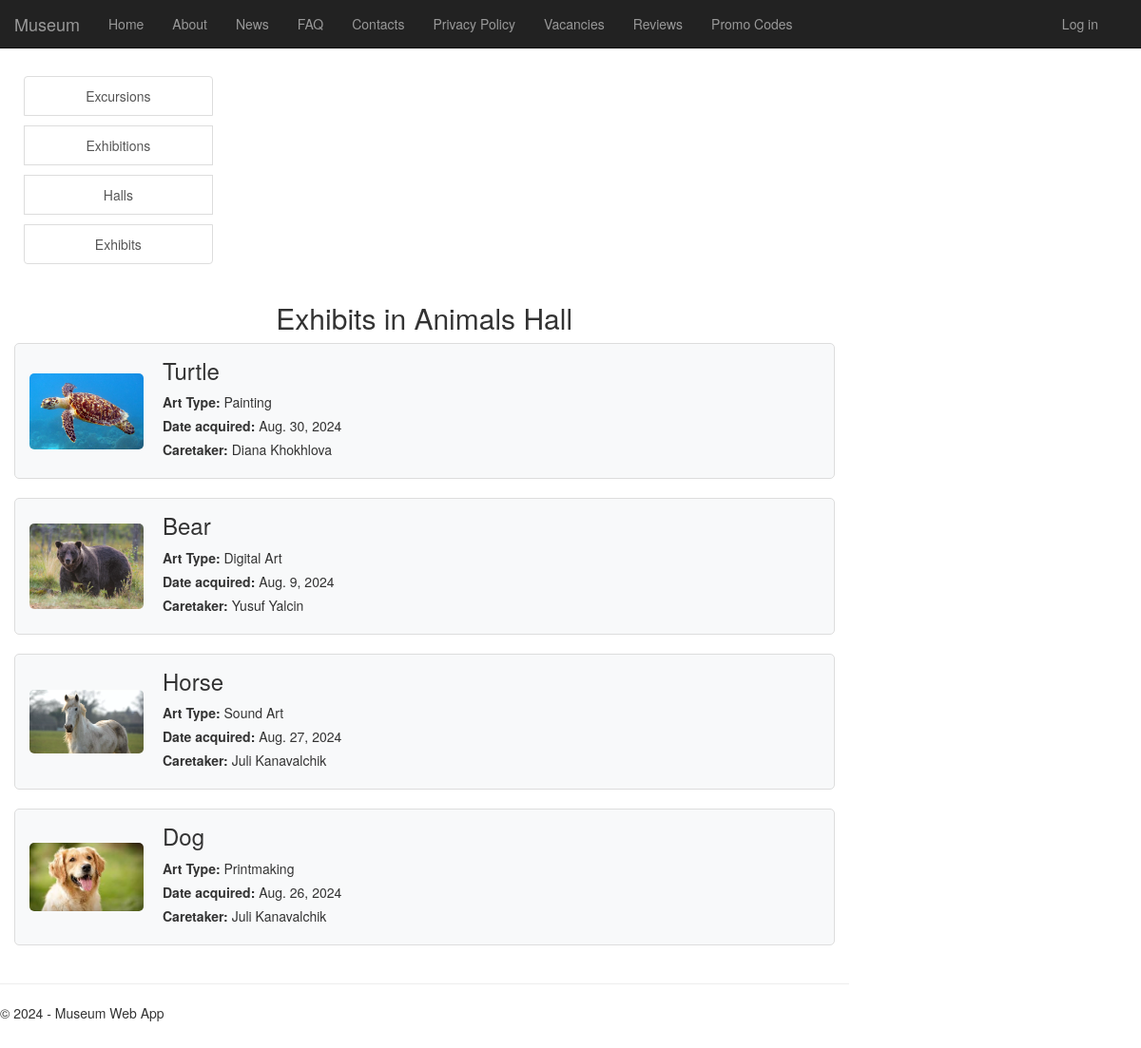
/hall_detail/1/, run on the app's committed database.
### app/models.py (models this page shows, shortened)
class Hall(models.Model):
    number = models.IntegerField(unique=True)
    name = models.CharField(max_length=100)
    floor = models.IntegerField()
    area = models.DecimalField(max_digits=10, decimal_places=2)

class Exhibit(models.Model):
    name = models.CharField(max_length=200)
    art_type = models.ForeignKey(ArtType, on_delete=models.CASCADE)
    date_acquired = models.DateField()
    hall = models.ForeignKey(Hall, on_delete=models.CASCADE)
    caretaker = models.ForeignKey(Employee, on_delete=models.SET_NULL, null=True, blank=True)
    image = models.ImageField(upload_to='articles/', blank=True, null=True)

class ArtType(models.Model):
    name = models.CharField(max_length=100)
    def __str__(self):
        return self.name

class Employee(models.Model):
    user = models.OneToOneField(User, on_delete=models.CASCADE)
    first_name = models.CharField(max_length=100, default='')
    last_name = models.CharField(max_length=100, default='')
    phone = models.CharField(max_length=15)
    position = models.ForeignKey(Position, on_delete=models.CASCADE)
    hall = models.ForeignKey(Hall, on_delete=models.CASCADE, null=True, blank=True)
    photo = models.ImageField(upload_to='contact/', blank=True, null=True)
    email = models.EmailField(null=True, blank=True)
    def __str__(self):
        return self.first_name + ' ' + self.last_name

### app/views.py (the view)
# urls.py: re_path(r'^hall_detail/(?P<id>\d+)/$', views.hall_detail, name='hall_detail'),
def hall_detail(request, id):
    hall = Hall.objects.get(id=id)
    exhibits = Exhibit.objects.filter(hall=hall)
    if request.user.is_authenticated:
        try:
           employee = Employee.objects.get(user=request.user)
           is_employee = True
        except Employee.DoesNotExist:
           employee = None
           is_employee = False
    else:
        is_employee = False
    return render(request, 'app/hall_detail.html', {
        'title': 'Hall Information',
        'exhibits': exhibits,
        'hall' : hall,
        'is_employee' : is_employee,
        'year':datetime.now().year,
    })

### app/templates/app/hall_detail.html (shortened to what this page needs)
{% extends "app/layout.html" %}
{% block content %}
{% load static %}
<div class="container">
    <h2 class="text-center mt-4">Exhibits in {{ hall.name }} Hall</h2>
    <div class="hall-list">
        {% for exhibit in exhibits %}
        <div class="hall-item">
            {% if exhibit.image %}
            <img src="{{ exhibit.image.url }}" alt="{{ exhibit.name }}">
            {% endif %}
            <div>
                <h3>{{ exhibit.name }}</h3>
                <p><strong>Art Type:</strong> {{ exhibit.art_type }}</p>
                <p><strong>Date acquired:</strong> {{ exhibit.date_acquired }}</p>
                <p><strong>Caretaker:</strong> {{ exhibit.caretaker }}</p>
            </div>
        </div>
        {% endfor %}
    </div>
</div>
{% endblock %}

### app/static/app/content/site.css (style rules this page uses)
body { padding-top: 50px; padding-bottom: 20px; }

### app/templates/app/hall_detail.html (style rules this page uses)
.hall-item { margin-bottom: 20px; padding: 15px; border: 1px solid #ddd; border-radius: 5px; background-color: #f8f9fa; display: flex; gap: 20px; align-items: center; }
.hall-item h3 { margin: 0 0 10px; font-size: 24px; }
.hall-item p { margin: 5px 0; }
.hall-item img { width: 120px; height: auto; border-radius: 5px; object-fit: cover; }

### data on the page
Hall: name "Animals"
Exhibit: image (picture), name "Turtle", art_type "Painting", date_acquired "Aug. 30, 2024", caretaker "Diana Khokhlova"
Exhibit: image (picture), name "Bear", art_type "Digital Art", date_acquired "Aug. 9, 2024", caretaker "Yusuf Yalcin"
Exhibit: image (picture), name "Horse", art_type "Sound Art", date_acquired "Aug. 27, 2024", caretaker "Juli Kanavalchik"
Exhibit: image (picture), name "Dog", art_type "Printmaking", date_acquired "Aug. 26, 2024", caretaker "Juli Kanavalchik"
